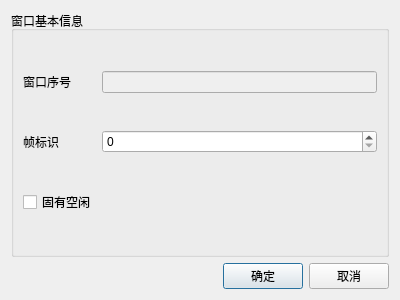
<?xml version="1.0" encoding="UTF-8"?>
<ui version="4.0">
 <class>SubFrameCallWindowDialog</class>
 <widget class="QDialog" name="SubFrameCallWindowDialog">
  <property name="geometry">
   <rect>
    <x>0</x>
    <y>0</y>
    <width>400</width>
    <height>300</height>
   </rect>
  </property>
  <property name="windowTitle">
   <string>新建子帧调用窗口</string>
  </property>
  <layout class="QGridLayout" name="gridLayout" rowstretch="1,0">
   <item row="0" column="0">
    <widget class="QGroupBox" name="groupBox">
     <property name="title">
      <string>窗口基本信息</string>
     </property>
     <layout class="QGridLayout" name="gridLayout_2">
      <item row="0" column="1">
       <widget class="QLineEdit" name="windowId_lineEdit">
        <property name="enabled">
         <bool>false</bool>
        </property>
       </widget>
      </item>
      <item row="1" column="0">
       <widget class="QLabel" name="label_2">
        <property name="text">
         <string>帧标识</string>
        </property>
       </widget>
      </item>
      <item row="0" column="0">
       <widget class="QLabel" name="label">
        <property name="text">
         <string>窗口序号</string>
        </property>
       </widget>
      </item>
      <item row="1" column="1">
       <widget class="QSpinBox" name="spinBox"/>
      </item>
      <item row="2" column="0">
       <widget class="QCheckBox" name="checkBox">
        <property name="text">
         <string>固有空闲</string>
        </property>
       </widget>
      </item>
     </layout>
    </widget>
   </item>
   <item row="1" column="0">
    <layout class="QHBoxLayout" name="horizontalLayout">
     <item>
      <spacer name="horizontalSpacer">
       <property name="orientation">
        <enum>Qt::Horizontal</enum>
       </property>
       <property name="sizeHint" stdset="0">
        <size>
         <width>40</width>
         <height>20</height>
        </size>
       </property>
      </spacer>
     </item>
     <item>
      <widget class="QPushButton" name="okPushButton">
       <property name="text">
        <string>确定</string>
       </property>
      </widget>
     </item>
     <item>
      <widget class="QPushButton" name="cancelPushButton">
       <property name="text">
        <string>取消</string>
       </property>
      </widget>
     </item>
    </layout>
   </item>
  </layout>
 </widget>
 <resources/>
 <connections/>
</ui>
